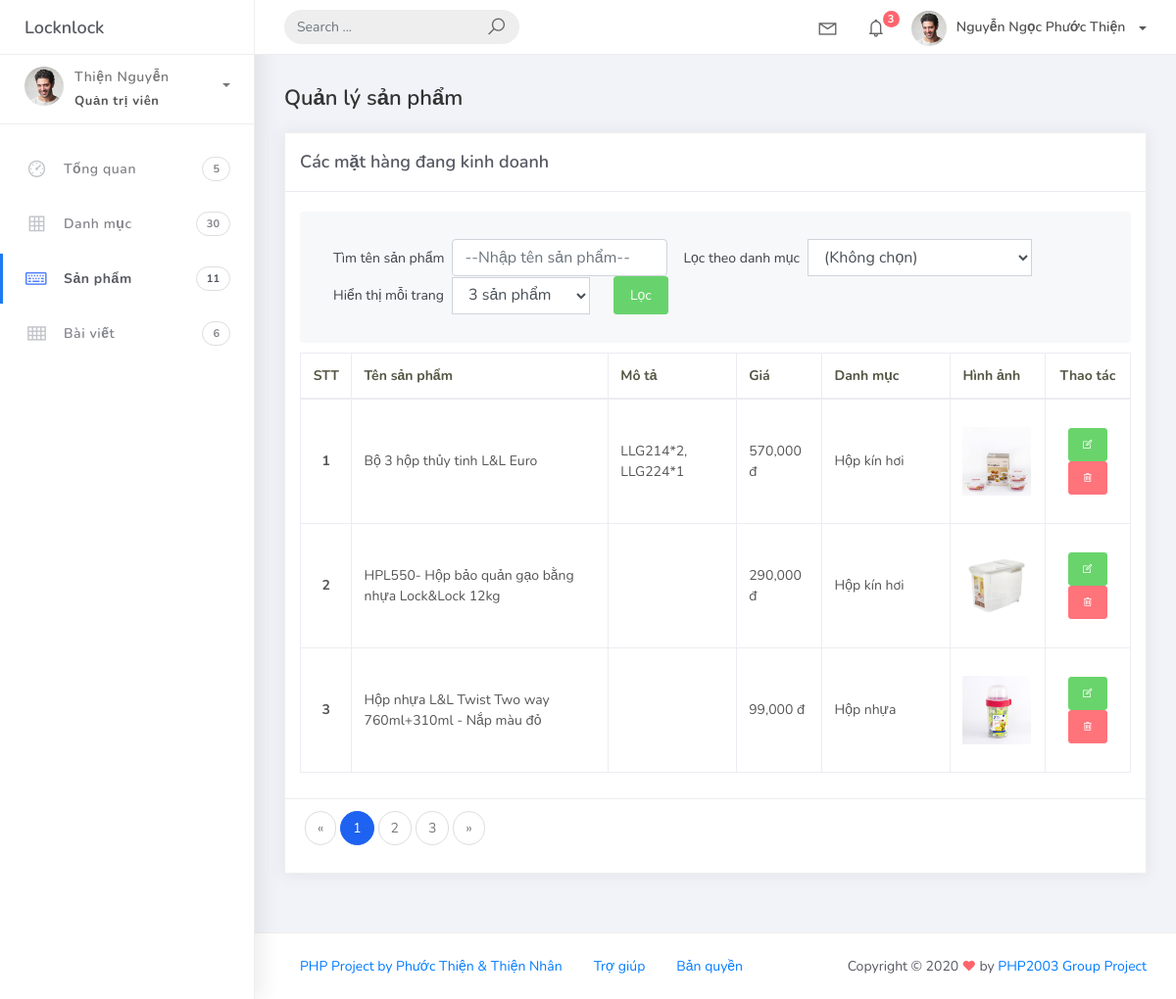
/admin/products.php (signed in), run on the app's committed database.
### tables this page shows
CREATE TABLE IF NOT EXISTS `products` (
  `id` int(11) NOT NULL AUTO_INCREMENT COMMENT 'ID sản phẩm',
  `name` varchar(200) DEFAULT NULL COMMENT 'Tên sản phẩm',
  `description` tinytext DEFAULT NULL COMMENT 'Mô tả sơ lược về sản phẩm',
  `price` int(11) DEFAULT 0 COMMENT 'Giá sản phẩm',
  `postID` int(11) DEFAULT 0 COMMENT 'Bài viết về sản phẩm',
  `categoryID` int(11) DEFAULT NULL,
  `thumbnail_url` varchar(50) DEFAULT NULL COMMENT 'url hình sản phẩm thu nhỏ',
  `created` datetime DEFAULT current_timestamp(),
  PRIMARY KEY (`id`)
);

CREATE TABLE IF NOT EXISTS `categories` (
  `id` int(11) NOT NULL AUTO_INCREMENT COMMENT 'id của danh mục',
  `name` varchar(50) DEFAULT NULL COMMENT 'tên danh mục',
  `description` text DEFAULT NULL COMMENT 'mô tả danh mục',
  `url_img` text DEFAULT NULL COMMENT 'source ảnh danh mục',
  `parentId` int(11) DEFAULT NULL COMMENT 'id danh mục cha',
  `isFrontPage` char(50) DEFAULT 'N' COMMENT 'có hiện lên trang chủ hay không',
  `status` int(1) DEFAULT 1 COMMENT '0: inactive, 1: active',
  PRIMARY KEY (`id`)
);

### admin/lib/database.php (called while the page is built, shortened)
<?php
    class database{
        private $hostname;
        private $username;
        private $password;
        private $database;
        protected $connection;
        protected $result;
        function __construct()
        {
            $this->hostname = 'localhost';
            $this->username = 'root';
            $this->password = '123456';
            $this->database = 'locknlock';
        }
        private function connect(){
            if (!isset($this->connection)) {
                $this->connection = new mysqli($this->hostname, $this->username, $this->password, $this->database);
                $this->connection-> set_charset("utf8");
            }
            return $this->connection;
        }
        public function execute($sql){
            $this->result = $this->connection->query($sql);
            return $this->result;
        }
        public function getData(){
            if ($this->result) {
                $data = mysqli_fetch_assoc($this->result);
            }else{
                $data = 0;
            }
            return $data;
        }
    }
 ?>

### admin/model/global.model.php (called while the page is built)
<?php
class global_default_model {
    private $db;
    function __construct()
    {
        $this->db = new database();
    }
    public function getNumberCategory() {
        $sql = 'SELECT COUNT(id) as ketqua FROM CATEGORIES C WHERE C.status=1';
        $this->db->execute($sql);
        $result = $this->db->getData();
        return $result['ketqua'];
    }
    public function getNumberOfProducts() {
        $sql = 'SELECT COUNT(id) as ketqua FROM PRODUCTS P';
        $this->db->execute($sql);
        $result = $this->db->getData();
        return $result['ketqua'];
    }
}
?>

### admin/controller/global.controller.php (called while the page is built)
<?php
include './model/global.model.php';
class globalController {
    public function getGlobalInfo() {
        $model = new global_default_model();
        $numberOfCategories = $model->getNumberCategory();
        $numberOfProducts = $model->getNumberOfProducts();
        $info = [
            'numberOfCategories'=>$numberOfCategories,
            'numberOfProducts'=>$numberOfProducts,
        ];
        return $info;
    }
}

### admin/router.php (called while the page is built, shortened)
<?php
if (!isset($_SESSION['user_info']) && $controller!='login') {
    header('Location: login.php');
} else {
$action = isset($_GET['action']) ? $_GET['action'] : 'default';
$controllerObject = new controller();
$data = $controllerObject->{ $action }();
include './controller/global.controller.php';
$globalControllerObject = new globalController();
$globalInfo = $globalControllerObject->getGlobalInfo();
$data['global'] = $globalInfo;
}
?>

### admin/model/products.model.php (called while the page is built, shortened)
<?php
class default_model {
    private $db;
    function __construct()
    {
        $this->db = new database();
    }
    public function getProducts($page=1, $categoryId = '',$productName='',$itemsPerPage=3) {
        $offset = ($page - 1)*$itemsPerPage;
        $whereClause = ' WHERE '. (!empty($categoryId)?'P.categoryId='.(int)$categoryId:'1=1');
        $whereClause .= ' AND '. ($productName!=''?'P.name LIKE \'%'.$productName.'%\'':'2=2');
        $sql = 'SELECT P.id, P.name, p.price, c.name as catName, p.description, p.thumbnail_url, p.categoryId FROM PRODUCTS P INNER JOIN CATEGORIES C ON P.categoryID = C.id' . $whereClause;
        $sql .= ' LIMIT '.$offset.','.$itemsPerPage;
        $this->db->execute($sql);
        $result = $this->db->getAllData();
        $sql_count = 'SELECT count(P.id) as ketqua FROM PRODUCTS P INNER JOIN CATEGORIES C ON P.categoryID = C.id' . $whereClause;
        $this->db->execute($sql_count);
        $totalProducts = $this->db->getData();
        $totalProducts = $totalProducts['ketqua'];
        $totalPages = ceil($totalProducts/$itemsPerPage);
        $data = [
            'products' => $result,
            'totalProducts' => $totalProducts,
            'totalPages' => $totalPages,
            'page' => $page
        ];
        return $data;
    }
}
?>

### admin/controller/products.controller.php (called while the page is built, shortened)
<?php
include './model/products.model.php';
class controller {
    public function default() {
        $model = new category_model();
        $categoryList = $model->getAllCategories();
        $model = new default_model();
        $page = (int)(isset($_GET['page'])?($_GET['page']>0?$_GET['page']:1):1);
        $itemsPerPage = (int)(isset($_GET['itemsPerPage'])?($_GET['itemsPerPage']>0?$_GET['itemsPerPage']:3):3);
        $itemsPerPage = $itemsPerPage > 10?10:$itemsPerPage;
        $filterProductName = isset($_GET['keyword'])?$_GET['keyword']:'';
        $filterCategoryId = isset($_GET['categoryId'])?$_GET['categoryId']:'';
        $link = '';
        $link .= !empty($filterProductName)?'&keyword='.$filterProductName:'';
        $link .= !empty($filterCategoryId)?'&categoryId='.$filterCategoryId:'';
        $link .= (!empty($itemsPerPage) && (int)$itemsPerPage!=3) ?'&itemsPerPage='.$itemsPerPage:'';
        $productList = $model->getProducts($page,$filterCategoryId,$filterProductName,$itemsPerPage);
        $data = [
            'view' => 'products',
            'productList' => $productList['products'],
            'totalPages' =>  $productList['totalPages'],
            'page' => $page,
            'itemPerPage' => $itemsPerPage,
            'categoryList' => $categoryList,
            'link' => $link
        ];
          return $data;
    }
}

### admin/view/products.view.php (the view, shortened to what this page needs)
<div class="container-fluid">
    <h4 class="page-title">Quản lý sản phẩm</h4>
    <div class="card">
        <div class="card-header">
            <div class="card-title">Các mặt hàng đang kinh doanh</div>
        </div>
        <div class="card-body">
            <div class="card-sub">
                <form action="" method="get">
                    <div class="form-group form-inline">
                        <label for="inlineinput" class="col-form-label">Tìm tên sản phẩm</label>
                        <div class="pl-2 pr-3">
                            <input value='<?=@$_GET['keyword']?>' name='keyword' type="text" class="form-control input-full" id="inlineinput" placeholder="--Nhập tên sản phẩm--">
                        </div>
                        <label for="inlineinput" class="col-form-label">Lọc theo danh mục</label>
                        <div class="pl-2 pr-3">
                            <select class="form-control input-square" id="squareSelect" name='categoryId'>
                                <option value=''>(Không chọn)</option>
                            </select>
                        </div>
                        <label for="inlineinput" class="col-form-label">Hiển thị mỗi trang</label>
                        <div class="pl-2 pr-3">
                            <select class="form-control input-square" id="squareSelect" name='itemsPerPage'>
                                <?php
                                    $defaultItemsPerPage = isset($_GET['itemsPerPage'])?$_GET['itemsPerPage']:3;
                                    $defaultItemsPerPage = $defaultItemsPerPage > 10?10:$defaultItemsPerPage;
                                for ($j=1;$j<=10;$j++) { ?>
                                    <option value='<?=$j?>' <?=@($j==$defaultItemsPerPage?'selected':'')?>>
                                        <?=$j?> sản phẩm
                                    </option>
                                <?php } ?>
                            </select>
                        </div>
                        <div class="pl-2">
                            <button type="submit" class="btn btn-success">Lọc</button>
                        </div>
                    </div>
                </form>
            </div>
            <?php if (count($data['productList'])>0) { ?>
            <div class="table-responsive">
                <table class="table table-bordered">
                    <thead>
                        <tr>
                            <th class='text-center' style="width: 5%">STT</th>
                            <th style="width: 30%">Tên sản phẩm</th>
                            <th style="width: 15%">Mô tả</th>
                            <th style="width: 10%">Giá</th>
                            <th style="width: 15%">Danh mục</th>
                            <th style="width: 5%">Hình ảnh</th>
                            <th class='text-center' style="width: 10%">Thao tác</th>
                        </tr>
                    </thead>
                    <tbody>
                        <?php for ($i = 0; $i < count($data['productList']); $i++) { ?>
                            <tr>
                                <th scope="row" class='text-center'><?= 1 + $i + $data['itemPerPage'] * ($data['page'] - 1) ?></th>
                                <td><?= $data['productList'][$i]['name'] ?></td>
                                <td><?= $data['productList'][$i]['description'] ?></td>
                                <td><?= number_format($data['productList'][$i]['price']) ?> đ</td>
                                <td><?= $data['productList'][$i]['catName'] ?></td>
                                <td>
                                    <div class="my-3" id="image-holder-mini">
                                        <img class="thumb-image-mini" src="../img/products/<?= $data['productList'][$i]['thumbnail_url'] ?>" alt="" srcset="">
                                    </div>
                                </td>
                                <td class="text-center">
                                    <a href='?action=edit&id=<?= $data['productList'][$i]['id'] ?>' class="btn btn-success text-white btn-sm"><i class="la la-edit"></i></a>
                                    <a href='?action=delete&id=<?= $data['productList'][$i]['id'] ?>' class="btn btn-danger text-white btn-sm"><i class="la la-trash"></i></a>
                                </td>
                            </tr>
                        <?php } ?>
                    </tbody>
                </table>
            </div>
            <?php } else { ?>
                <p class="text-danger">Không tìm thấy sản phẩm nào...</p>
            <?php } ?>
        </div>
        <?php if ($data['totalPages'] >1) { ?>
        <div class="card-footer">
            <ul class="pagination pg-primary">
                <li class="page-item">
                    <a class="page-link" href="<?=$data['page']<=1?'#':'?page='.($data['page']-1).$data['link']?>" aria-label="Previous">
                        <span aria-hidden="true">«</span>
                    </a>
                </li>
                <?php
                $pageNeigbor = 1;
                $start = ($data['page'] - $pageNeigbor) <= 1? 1:($data['page'] - $pageNeigbor);
                $start = ($data['page'] == $data['totalPages'])?($data['totalPages']-$pageNeigbor):$start;
                $end = ($data['page'] > 1 && $data['page'] < $data['totalPages'])? ($data['page'] + $pageNeigbor):($pageNeigbor*2+1);
                $end = ($data['page'] >= $data['totalPages'])? $data['totalPages']:$end;
                for ($k=$start; $k <= $end ; $k++) {
                ?>
                    <?php if ($k>=1 and $k <= $data['totalPages']) { ?>
                    <li class="page-item <?= $data['page'] == $k ? 'active' : '' ?>"><a class="page-link" href="?page=<?= $k ?><?=$data['link']?>"><?= $k ?></a></li>
                    <?php } ?>
                <?php } ?>
                <?php if ($data['page'] < $data['totalPages']) { ?>
                <li class="page-item">
                    <a class="page-link" href="?page=<?= $data['page']+1 ?><?=$data['link']?>" aria-label="Next">
                        <span aria-hidden="true">»</span>
                    </a>
                </li>
                <?php } ?>
            </ul>
        </div>
        <?php } ?>
    </div>
</div>

### data on the page
products: page "1", name "Bộ 3 hộp thủy tinh L&L Euro", description "LLG214*2, LLG224*1", price "570,000", categoryID.name "Hộp kín hơi", thumbnail_url (picture)
products: page "2", name "HPL550- Hộp bảo quản gạo bằng nhựa Lock&Lock 12kg", price "290,000", categoryID.name "Hộp kín hơi", thumbnail_url (picture)
products: page "3", name "Hộp nhựa L&L Twist Two way 760ml+310ml - Nắp màu đỏ", price "99,000", categoryID.name "Hộp nhựa", thumbnail_url (picture)

### other printed values
$_SESSION['user_info']['hoten'] "Nguyễn Ngọc Phước Thiện"
$data['global']['numberOfCategories'] "30"
$data['global']['numberOfProducts'] "11"
form field itemsPerPage "3 sản phẩm"
